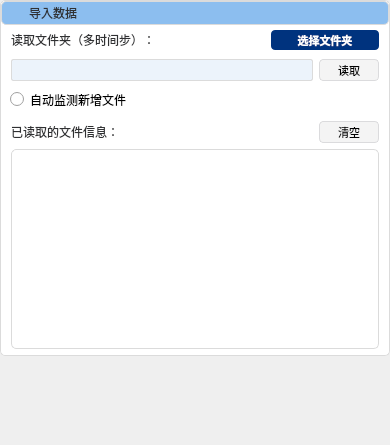
               <widget class="QWidget" name="scrollAreaWidgetContents_2">
                <property name="geometry">
                 <rect>
                  <x>0</x>
                  <y>0</y>
                  <width>390</width>
                  <height>445</height>
                 </rect>
                </property>
                <layout class="QVBoxLayout" name="verticalLayout_scroll_2">
                 <property name="spacing">
                  <number>0</number>
                 </property>
                 <property name="leftMargin">
                  <number>0</number>
                 </property>
                 <property name="topMargin">
                  <number>0</number>
                 </property>
                 <property name="rightMargin">
                  <number>0</number>
                 </property>
                 <property name="bottomMargin">
                  <number>0</number>
                 </property>
                 <item>
                  <widget class="QFrame" name="frame_left_21">
                   <property name="minimumSize">
                    <size>
                     <width>390</width>
                     <height>0</height>
                    </size>
                   </property>
                   <property name="maximumSize">
                    <size>
                     <width>390</width>
                     <height>16777215</height>
                    </size>
                   </property>
                   <property name="styleSheet">
                    <string notr="true">#frame_left_21{
	background: #FFFFFF;
	border-radius: 5px 5px 0px 0px;
	border: 1px solid #DBDBDB;
}
QFrame{
	border-radius: 5px 5px 5px 5px;
	background-color: rgb(255, 255, 255);
}</string>
                   </property>
                   <property name="frameShape">
                    <enum>QFrame::StyledPanel</enum>
                   </property>
                   <property name="frameShadow">
                    <enum>QFrame::Raised</enum>
                   </property>
                   <layout class="QVBoxLayout" name="verticalLayout_left_21">
                    <property name="spacing">
                     <number>0</number>
                    </property>
                    <property name="leftMargin">
                     <number>0</number>
                    </property>
                    <property name="topMargin">
                     <number>0</number>
                    </property>
                    <property name="rightMargin">
                     <number>0</number>
                    </property>
                    <property name="bottomMargin">
                     <number>0</number>
                    </property>
                    <item>
                     <widget class="QFrame" name="frame_left_210">
                      <property name="sizePolicy">
                       <sizepolicy hsizetype="Preferred" vsizetype="Preferred">
                        <horstretch>0</horstretch>
                        <verstretch>0</verstretch>
                       </sizepolicy>
                      </property>
                      <property name="minimumSize">
                       <size>
                        <width>0</width>
                        <height>24</height>
                       </size>
                      </property>
                      <property name="maximumSize">
                       <size>
                        <width>16777215</width>
                        <height>24</height>
                       </size>
                      </property>
                      <property name="styleSheet">
                       <string notr="true">#frame_left_210{
	background: radial-gradient, #8CBEEF;
	border-radius: 5px 5px 0px 0px;
	border: 1px solid #DBDBDB;
}
#frame_210{
	background: radial-gradient, #8CBEEF;
	border-radius: 5px 5px 0px 0px;
	border: none;
}
QLabel{
	font-weight: 400;
	font-size: 12px;
	color: #303133;
	text-align: left;
	font-style: normal;
	text-transform: none;
	background-color: rgb(140, 190, 239);
	border-radius: 5px 5px 0px 0px;
	border: none;
}
QPushButton{
	background-color: rgb(140, 190, 239);
	border-radius: 5px 5px 0px 0px;
	border: none;
}
QPushButton:hover {
    background-color: rgb(255, 255, 255);
}</string>
                      </property>
                      <property name="frameShape">
                       <enum>QFrame::StyledPanel</enum>
                      </property>
                      <property name="frameShadow">
                       <enum>QFrame::Raised</enum>
                      </property>
                      <layout class="QHBoxLayout" name="horizontalLayout_left_210">
                       <property name="spacing">
                        <number>6</number>
                       </property>
                       <property name="leftMargin">
                        <number>6</number>
                       </property>
                       <property name="topMargin">
                        <number>0</number>
                       </property>
                       <property name="rightMargin">
                        <number>10</number>
                       </property>
                       <property name="bottomMargin">
                        <number>0</number>
                       </property>
                       <item>
                        <widget class="QFrame" name="frame_210">
                         <property name="frameShape">
                          <enum>QFrame::StyledPanel</enum>
                         </property>
                         <property name="frameShadow">
                          <enum>QFrame::Raised</enum>
                         </property>
                         <layout class="QHBoxLayout" name="horizontalLayout_210">
                          <property name="spacing">
                           <number>6</number>
                          </property>
                          <property name="leftMargin">
                           <number>0</number>
                          </property>
                          <property name="topMargin">
                           <number>0</number>
                          </property>
                          <property name="rightMargin">
                           <number>0</number>
                          </property>
                          <property name="bottomMargin">
                           <number>0</number>
                          </property>
                          <item>
                           <widget class="QLabel" name="label_2101">
                            <property name="minimumSize">
                             <size>
                              <width>15</width>
                              <height>15</height>
                             </size>
                            </property>
                            <property name="maximumSize">
                             <size>
                              <width>15</width>
                              <height>15</height>
                             </size>
                            </property>
                            <property name="text">
                             <string/>
                            </property>
                            <property name="pixmap">
                             <pixmap resource="res.qrc">:/icons/icon_01.png</pixmap>
                            </property>
                            <property name="scaledContents">
                             <bool>true</bool>
                            </property>
                           </widget>
                          </item>
                          <item>
                           <widget class="QLabel" name="label_2102">
                            <property name="font">
                             <font>
                              <family>黑体</family>
                              <pointsize>-1</pointsize>
                              <weight>50</weight>
                              <italic>false</italic>
                              <bold>false</bold>
                             </font>
                            </property>
                            <property name="text">
                             <string>导入数据</string>
                            </property>
                           </widget>
                          </item>
                         </layout>
                        </widget>
                       </item>
                       <item>
                        <spacer name="horizontalSpacer_210">
                         <property name="orientation">
                          <enum>Qt::Horizontal</enum>
                         </property>
                         <property name="sizeHint" stdset="0">
                          <size>
                           <width>40</width>
                           <height>20</height>
                          </size>
                         </property>
                        </spacer>
                       </item>
                       <item>
                        <widget class="QPushButton" name="pushButton_210">
                         <property name="font">
                          <font>
                           <family>Arial</family>
                           <pointsize>8</pointsize>
                          </font>
                         </property>
                         <property name="text">
                          <string/>
                         </property>
                         <property name="icon">
                          <iconset resource="res.qrc">
                           <normaloff>:/icons/icon_about.png</normaloff>:/icons/icon_about.png</iconset>
                         </property>
                        </widget>
                       </item>
                      </layout>
                     </widget>
                    </item>
                    <item>
                     <widget class="QFrame" name="frame_left_211">
                      <property name="minimumSize">
                       <size>
                        <width>0</width>
                        <height>30</height>
                       </size>
                      </property>
                      <property name="maximumSize">
                       <size>
                        <width>16777215</width>
                        <height>30</height>
                       </size>
                      </property>
                      <property name="styleSheet">
                       <string notr="true">QLabel{
	font-weight: 400;
	font-size: 12px;
	color: #303133;
	text-align: left;
	font-style: normal;
	text-transform: none;
}
QPushButton {
	height: 20px;
	background: #00337E;
	border-radius: 4px 4px 4px 4px;
	color: rgb(255, 255, 255);
}
QPushButton:hover {
    background: rgb(0, 83, 200);
}</string>
                      </property>
                      <property name="frameShape">
                       <enum>QFrame::StyledPanel</enum>
                      </property>
                      <property name="frameShadow">
                       <enum>QFrame::Raised</enum>
                      </property>
                      <layout class="QHBoxLayout" name="horizontalLayout_left_211">
                       <property name="spacing">
                        <number>6</number>
                       </property>
                       <property name="leftMargin">
                        <number>10</number>
                       </property>
                       <property name="topMargin">
                        <number>0</number>
                       </property>
                       <property name="rightMargin">
                        <number>10</number>
                       </property>
                       <property name="bottomMargin">
                        <number>0</number>
                       </property>
                       <item>
                        <widget class="QLabel" name="label_211">
                         <property name="font">
                          <font>
                           <family>黑体</family>
                           <pointsize>-1</pointsize>
                           <weight>50</weight>
                           <italic>false</italic>
                           <bold>false</bold>
                          </font>
                         </property>
                         <property name="text">
                          <string>读取文件夹（多时间步）：</string>
                         </property>
                        </widget>
                       </item>
                       <item>
                        <widget class="QPushButton" name="pushButton_211">
                         <property name="minimumSize">
                          <size>
                           <width>108</width>
                           <height>20</height>
                          </size>
                         </property>
                         <property name="maximumSize">
                          <size>
                           <width>108</width>
                           <height>20</height>
                          </size>
                         </property>
                         <property name="font">
                          <font>
                           <family>等线</family>
                           <pointsize>8</pointsize>
                           <weight>75</weight>
                           <italic>false</italic>
                           <bold>true</bold>
                          </font>
                         </property>
                         <property name="styleSheet">
                          <string notr="true"/>
                         </property>
                         <property name="text">
                          <string>选择文件夹</string>
                         </property>
                        </widget>
                       </item>
                      </layout>
                     </widget>
                    </item>
                    <item>
                     <widget class="QFrame" name="frame_left_212">
                      <property name="minimumSize">
                       <size>
                        <width>0</width>
                        <height>30</height>
                       </size>
                      </property>
                      <property name="maximumSize">
                       <size>
                        <width>16777215</width>
                        <height>30</height>
                       </size>
                      </property>
                      <property name="styleSheet">
                       <string notr="true">QPushButton{
	width: 60px;
	height: 20px;
	background: qradialgradient(cx:0%, cy:0%, radius:100%, fx:50%, fy:50%, stop:0 #ECECED, stop:1 #FFFFFF);
	border-radius: 4px 4px 4px 4px;
	border: 1px solid #DBDBDD;
}
QPushButton:hover {
    background: rgb(226, 226, 227);
}
QLineEdit{
	width: 309px;
	height: 20px;
	background: #ECF3FB;
	border-radius: 2px 2px 2px 2px;
	border: 1px solid #DBDBDB;
}</string>
                      </property>
                      <property name="frameShape">
                       <enum>QFrame::StyledPanel</enum>
                      </property>
                      <property name="frameShadow">
                       <enum>QFrame::Raised</enum>
                      </property>
                      <layout class="QHBoxLayout" name="horizontalLayout_left_212">
                       <property name="spacing">
                        <number>6</number>
                       </property>
                       <property name="leftMargin">
                        <number>10</number>
                       </property>
                       <property name="topMargin">
                        <number>0</number>
                       </property>
                       <property name="rightMargin">
                        <number>10</number>
                       </property>
                       <property name="bottomMargin">
                        <number>0</number>
                       </property>
                       <item>
                        <widget class="QLineEdit" name="lineEdit_212"/>
                       </item>
                       <item>
                        <widget class="QPushButton" name="pushButton_212">
                         <property name="maximumSize">
                          <size>
                           <width>60</width>
                           <height>16777215</height>
                          </size>
                         </property>
                         <property name="font">
                          <font>
                           <family>黑体</family>
                           <pointsize>8</pointsize>
                           <weight>50</weight>
                           <bold>false</bold>
                          </font>
                         </property>
                         <property name="text">
                          <string>读取</string>
                         </property>
                        </widget>
                       </item>
                      </layout>
                     </widget>
                    </item>
                    <item>
                     <widget class="QFrame" name="frame_left_213">
                      <property name="minimumSize">
                       <size>
                        <width>0</width>
                        <height>30</height>
                       </size>
                      </property>
                      <property name="maximumSize">
                       <size>
                        <width>16777215</width>
                        <height>30</height>
                       </size>
                      </property>
                      <property name="styleSheet">
                       <string notr="true">QLabel{
	font-weight: 400;
	font-size: 12px;
	color: #303133;
	text-align: left;
	font-style: normal;
	text-transform: none;
}
QLineEdit{
	height: 20px;
	background: #ECF3FB;
	border-radius: 2px 2px 2px 2px;
	border: 1px solid #DBDBDB;
}
QPushButton{
	background: #FFFFFF;
	border-radius: 5px 5px 0px 0px;
	border: none;
}
QRadioButton{
	font-size: 12px;
	border: none;
	background: radial-gradient( #ECECED 0%, #FFFFFF 100%);
	border-radius: 4px 4px 4px 4px;
}</string>
                      </property>
                      <property name="frameShape">
                       <enum>QFrame::StyledPanel</enum>
                      </property>
                      <property name="frameShadow">
                       <enum>QFrame::Raised</enum>
                      </property>
                      <layout class="QHBoxLayout" name="horizontalLayout_left_213">
                       <property name="topMargin">
                        <number>0</number>
                       </property>
                       <property name="bottomMargin">
                        <number>0</number>
                       </property>
                       <item>
                        <widget class="QRadioButton" name="radioButton_213">
                         <property name="font">
                          <font>
                           <family>黑体</family>
                           <pointsize>-1</pointsize>
                          </font>
                         </property>
                         <property name="text">
                          <string>自动监测新增文件</string>
                         </property>
                        </widget>
                       </item>
                       <item>
                        <spacer name="horizontalSpacer_213">
                         <property name="orientation">
                          <enum>Qt::Horizontal</enum>
                         </property>
                         <property name="sizeHint" stdset="0">
                          <size>
                           <width>40</width>
                           <height>20</height>
                          </size>
                         </property>
                        </spacer>
                       </item>
                       <item>
                        <widget class="QPushButton" name="pushButton_213">
                         <property name="font">
                          <font>
                           <family>Arial</family>
                           <pointsize>8</pointsize>
                          </font>
                         </property>
                         <property name="text">
                          <string/>
                         </property>
                         <property name="icon">
                          <iconset resource="res.qrc">
                           <normaloff>:/icons/icon_about.png</normaloff>:/icons/icon_about.png</iconset>
                         </property>
                        </widget>
                       </item>
                      </layout>
                     </widget>
                    </item>
                    <item>
                     <widget class="QFrame" name="frame_left_215">
                      <property name="minimumSize">
                       <size>
                        <width>0</width>
                        <height>240</height>
                       </size>
                      </property>
                      <property name="maximumSize">
                       <size>
                        <width>16777215</width>
                        <height>240</height>
                       </size>
                      </property>
                      <property name="styleSheet">
                       <string notr="true">QTextBrowser{
	border-radius: 5px 5px 5px 5px;
    border: 1px solid #DBDBDB;
}</string>
                      </property>
                      <property name="frameShape">
                       <enum>QFrame::StyledPanel</enum>
                      </property>
                      <property name="frameShadow">
                       <enum>QFrame::Raised</enum>
                      </property>
                      <layout class="QVBoxLayout" name="verticalLayout_left_215">
                       <property name="leftMargin">
                        <number>10</number>
                       </property>
                       <property name="topMargin">
                        <number>6</number>
                       </property>
                       <property name="rightMargin">
                        <number>10</number>
                       </property>
                       <property name="bottomMargin">
                        <number>6</number>
                       </property>
                       <item>
                        <widget class="QFrame" name="frame_215">
                         <property name="styleSheet">
                          <string notr="true">QLabel{
	font-weight: 400;
	font-size: 12px;
	color: #303133;
	text-align: left;
	font-style: normal;
	text-transform: none;
}
QPushButton{
	width: 60px;
	height: 20px;
	background: qradialgradient(cx:0%, cy:0%, radius:100%, fx:50%, fy:50%, stop:0 #ECECED, stop:1 #FFFFFF);
	border-radius: 4px 4px 4px 4px;
	border: 1px solid #DBDBDD;
}
QPushButton:hover {
    background: rgb(226, 226, 227);
}</string>
                         </property>
                         <property name="frameShape">
                          <enum>QFrame::StyledPanel</enum>
                         </property>
                         <property name="frameShadow">
                          <enum>QFrame::Raised</enum>
                         </property>
                         <layout class="QHBoxLayout" name="horizontalLayout_215">
                          <property name="spacing">
                           <number>0</number>
                          </property>
                          <property name="leftMargin">
                           <number>0</number>
                          </property>
                          <property name="topMargin">
                           <number>0</number>
                          </property>
                          <property name="rightMargin">
                           <number>0</number>
                          </property>
                          <property name="bottomMargin">
                           <number>0</number>
                          </property>
                          <item>
                           <widget class="QLabel" name="label_215">
                            <property name="font">
                             <font>
                              <family>黑体</family>
                              <pointsize>-1</pointsize>
                              <weight>50</weight>
                              <italic>false</italic>
                              <bold>false</bold>
                             </font>
                            </property>
                            <property name="text">
                             <string>已读取的文件信息：</string>
                            </property>
                           </widget>
                          </item>
                          <item>
                           <widget class="QPushButton" name="pushButton_215">
                            <property name="minimumSize">
                             <size>
                              <width>60</width>
                              <height>0</height>
                             </size>
                            </property>
                            <property name="maximumSize">
                             <size>
                              <width>60</width>
                              <height>16777215</height>
                             </size>
                            </property>
                            <property name="font">
                             <font>
                              <family>黑体</family>
                              <pointsize>8</pointsize>
                              <weight>50</weight>
                              <bold>false</bold>
                             </font>
                            </property>
                            <property name="text">
                             <string>清空</string>
                            </property>
                           </widget>
                          </item>
                         </layout>
                        </widget>
                       </item>
                       <item>
                        <widget class="QTextBrowser" name="textBrowser_215">
                         <property name="minimumSize">
                          <size>
                           <width>0</width>
                           <height>200</height>
                          </size>
                         </property>
                         <property name="maximumSize">
                          <size>
                           <width>16777215</width>
                           <height>200</height>
                          </size>
                         </property>
                         <property name="font">
                          <font>
                           <family>等线</family>
                          </font>
                         </property>
                        </widget>
                       </item>
                      </layout>
                     </widget>
                    </item>
                   </layout>
                   <zorder>frame_left_211</zorder>
                   <zorder>frame_left_210</zorder>
                   <zorder>frame_left_212</zorder>
                   <zorder>frame_left_215</zorder>
                   <zorder>frame_left_213</zorder>
                  </widget>
                 </item>
                 <item>
                  <spacer name="verticalSpacer_left_2">
                   <property name="orientation">
                    <enum>Qt::Vertical</enum>
                   </property>
                   <property name="sizeHint" stdset="0">
                    <size>
                     <width>20</width>
                     <height>121</height>
                    </size>
                   </property>
                  </spacer>
                 </item>
                </layout>
               </widget>
